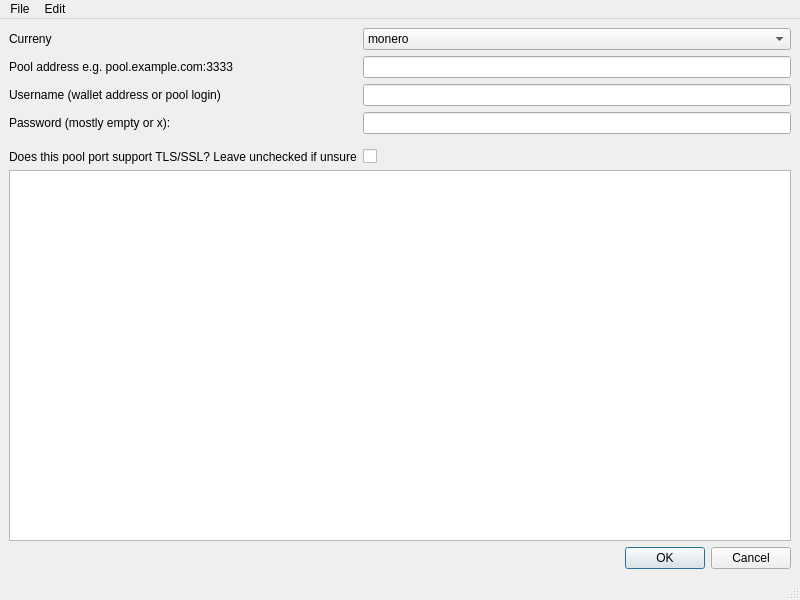
<?xml version="1.0" encoding="UTF-8"?>
<ui version="4.0">
 <class>uiMainWindow</class>
 <widget class="QMainWindow" name="uiMainWindow">
  <property name="geometry">
   <rect>
    <x>0</x>
    <y>0</y>
    <width>800</width>
    <height>600</height>
   </rect>
  </property>
  <property name="windowTitle">
   <string>MainWindow</string>
  </property>
  <widget class="QWidget" name="centralwidget">
   <layout class="QGridLayout" name="gridLayout">
    <item row="2" column="0">
     <widget class="QDialogButtonBox" name="buttonBox">
      <property name="standardButtons">
       <set>QDialogButtonBox::Cancel|QDialogButtonBox::Ok</set>
      </property>
     </widget>
    </item>
    <item row="0" column="0">
     <layout class="QFormLayout" name="formLayout">
      <item row="0" column="0">
       <widget class="QLabel" name="label">
        <property name="text">
         <string>Curreny</string>
        </property>
       </widget>
      </item>
      <item row="1" column="0">
       <widget class="QLabel" name="label_2">
        <property name="text">
         <string>Pool address e.g. pool.example.com:3333</string>
        </property>
       </widget>
      </item>
      <item row="2" column="0">
       <widget class="QLabel" name="label_3">
        <property name="text">
         <string>Username (wallet address or pool login)</string>
        </property>
       </widget>
      </item>
      <item row="0" column="1">
       <widget class="QComboBox" name="comboBox_currency">
        <item>
         <property name="text">
          <string>monero</string>
         </property>
        </item>
       </widget>
      </item>
      <item row="1" column="1">
       <widget class="QLineEdit" name="lineEdit_poolAdress"/>
      </item>
      <item row="2" column="1">
       <widget class="QLineEdit" name="lineEdit_username"/>
      </item>
      <item row="3" column="0">
       <widget class="QLabel" name="label_4">
        <property name="text">
         <string>Password (mostly empty or x):</string>
        </property>
       </widget>
      </item>
      <item row="3" column="1">
       <widget class="QLineEdit" name="lineEdit_password"/>
      </item>
      <item row="4" column="0">
       <widget class="Line" name="line">
        <property name="orientation">
         <enum>Qt::Horizontal</enum>
        </property>
       </widget>
      </item>
      <item row="5" column="0">
       <widget class="QLabel" name="label_5">
        <property name="text">
         <string>Does this pool port support TLS/SSL? Leave unchecked if unsure</string>
        </property>
       </widget>
      </item>
      <item row="5" column="1">
       <widget class="QCheckBox" name="checkBox_SSLSupport"/>
      </item>
     </layout>
    </item>
    <item row="1" column="0">
     <widget class="QPlainTextEdit" name="plainTextEdit"/>
    </item>
   </layout>
  </widget>
  <widget class="QMenuBar" name="menubar">
   <property name="geometry">
    <rect>
     <x>0</x>
     <y>0</y>
     <width>800</width>
     <height>28</height>
    </rect>
   </property>
   <widget class="QMenu" name="menuQuit">
    <property name="title">
     <string>File</string>
    </property>
    <addaction name="actionQuit"/>
   </widget>
   <widget class="QMenu" name="menuEdit">
    <property name="title">
     <string>Edit</string>
    </property>
    <addaction name="actionSettings"/>
   </widget>
   <addaction name="menuQuit"/>
   <addaction name="menuEdit"/>
  </widget>
  <widget class="QStatusBar" name="statusbar"/>
  <action name="actionQuit">
   <property name="text">
    <string>Quit</string>
   </property>
  </action>
  <action name="actionSettings">
   <property name="text">
    <string>Settings</string>
   </property>
  </action>
 </widget>
 <resources/>
 <connections/>
</ui>
